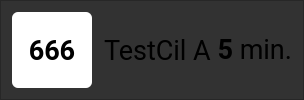
                      <widget class="QFrame" name="frame_odjezd0">
                       <property name="styleSheet">
                        <string notr="true">background-color:rgb(50,50,50);</string>
                       </property>
                       <property name="frameShape">
                        <enum>QFrame::StyledPanel</enum>
                       </property>
                       <property name="frameShadow">
                        <enum>QFrame::Raised</enum>
                       </property>
                       <layout class="QHBoxLayout" name="horizontalLayout_22" stretch="19,10,100,10,40">
                        <item>
                         <widget class="QLabel" name="label_prestup0_linka">
                          <property name="sizePolicy">
                           <sizepolicy hsizetype="Maximum" vsizetype="Expanding">
                            <horstretch>0</horstretch>
                            <verstretch>0</verstretch>
                           </sizepolicy>
                          </property>
                          <property name="minimumSize">
                           <size>
                            <width>80</width>
                            <height>20</height>
                           </size>
                          </property>
                          <property name="maximumSize">
                           <size>
                            <width>200</width>
                            <height>200</height>
                           </size>
                          </property>
                          <property name="font">
                           <font>
                            <family>roboto</family>
                            <pointsize>20</pointsize>
                            <bold>true</bold>
                           </font>
                          </property>
                          <property name="styleSheet">
                           <string notr="true">background-color: rgb(255,255,255); color:rgb(0,0,0); border-radius:6px;padding: 5px; font-weight: bold;</string>
                          </property>
                          <property name="text">
                           <string>666</string>
                          </property>
                          <property name="alignment">
                           <set>Qt::AlignCenter</set>
                          </property>
                         </widget>
                        </item>
                        <item>
                         <widget class="QLabel" name="label_prestup0_sipky">
                          <property name="sizePolicy">
                           <sizepolicy hsizetype="Maximum" vsizetype="Expanding">
                            <horstretch>0</horstretch>
                            <verstretch>0</verstretch>
                           </sizepolicy>
                          </property>
                          <property name="text">
                           <string>&lt;html&gt;&lt;head/&gt;&lt;body&gt;&lt;p&gt;&lt;img src=&quot;:/images/resources/LCD-piktogramy_verze-LCD-5-17.svg&quot; height=&quot;30&quot;/&gt;&lt;/p&gt;&lt;/body&gt;&lt;/html&gt;</string>
                          </property>
                         </widget>
                        </item>
                        <item>
                         <widget class="QLabel" name="label_prestup0_cil">
                          <property name="font">
                           <font>
                            <family>roboto</family>
                            <pointsize>20</pointsize>
                           </font>
                          </property>
                          <property name="styleSheet">
                           <string notr="true"/>
                          </property>
                          <property name="text">
                           <string>TestCil</string>
                          </property>
                         </widget>
                        </item>
                        <item>
                         <widget class="QLabel" name="label_prestup0_nastupiste">
                          <property name="sizePolicy">
                           <sizepolicy hsizetype="Preferred" vsizetype="Preferred">
                            <horstretch>0</horstretch>
                            <verstretch>0</verstretch>
                           </sizepolicy>
                          </property>
                          <property name="font">
                           <font>
                            <family>roboto</family>
                            <pointsize>20</pointsize>
                           </font>
                          </property>
                          <property name="text">
                           <string>A</string>
                          </property>
                          <property name="alignment">
                           <set>Qt::AlignJustify|Qt::AlignVCenter</set>
                          </property>
                         </widget>
                        </item>
                        <item>
                         <widget class="QLabel" name="label_prestup0_odjezd">
                          <property name="sizePolicy">
                           <sizepolicy hsizetype="Preferred" vsizetype="Preferred">
                            <horstretch>0</horstretch>
                            <verstretch>0</verstretch>
                           </sizepolicy>
                          </property>
                          <property name="font">
                           <font>
                            <family>roboto</family>
                            <pointsize>20</pointsize>
                           </font>
                          </property>
                          <property name="text">
                           <string> &lt;b&gt;5&lt;/b&gt; min.</string>
                          </property>
                          <property name="alignment">
                           <set>Qt::AlignRight|Qt::AlignTrailing|Qt::AlignVCenter</set>
                          </property>
                         </widget>
                        </item>
                       </layout>
                      </widget>
